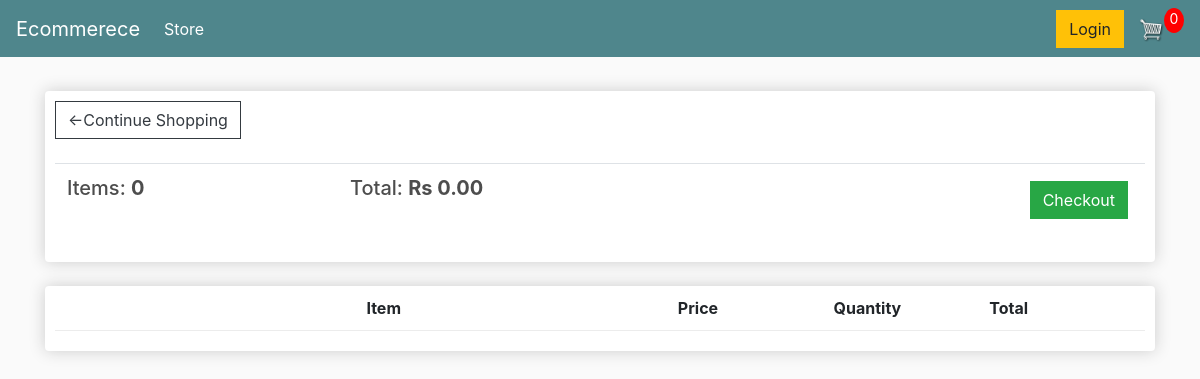
/cart/ (signed in), run on an earlier commit of the app's database.
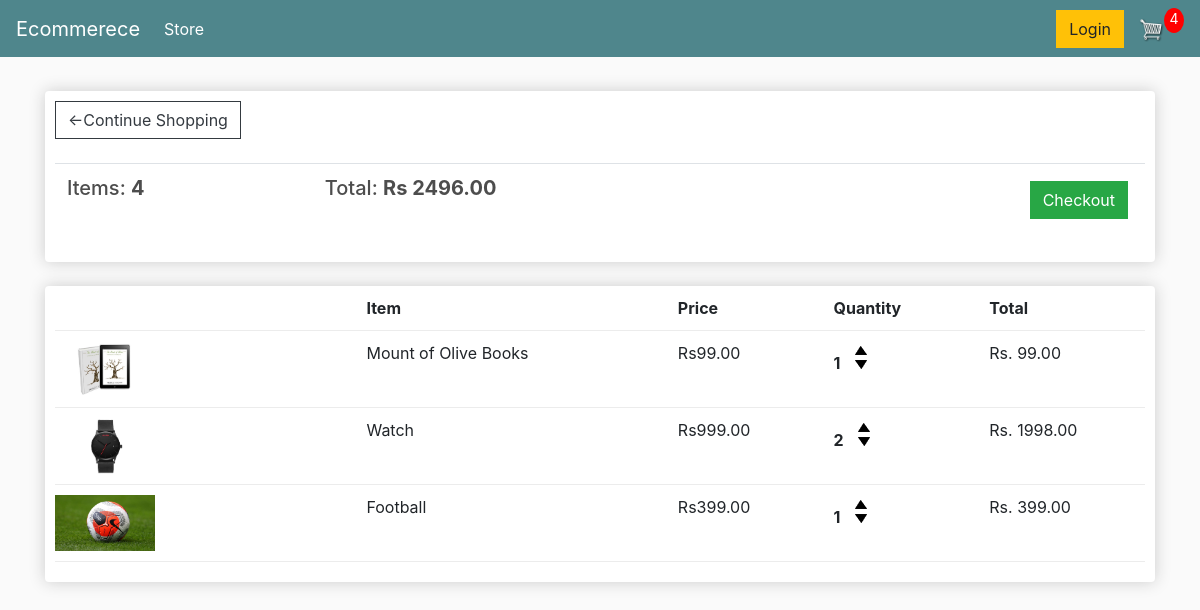
And on a later commit of the database.
### store/models.py (models this page shows, shortened)
class Order(models.Model):
    customer = models.ForeignKey(Customer ,on_delete=models.CASCADE, null=True, blank=True)
    date_ordered = models.DateTimeField(auto_now_add=True)
    complete = models.BooleanField(default = False, null=True, blank=True)
    transaction_id = models.CharField(max_length = 200, null = True)
    @property
    def cart_items(self):
        orderitems = self.orderitem_set.all()
        total = sum(item.quantity for item in orderitems)
        return total
    @property
    def cart_total(self):
        orderitems = self.orderitem_set.all()
        total = sum(item.get_total for item in orderitems)
        return total

class OrderItem(models.Model):
    product = models.ForeignKey(Product ,on_delete=models.SET_NULL, null=True, blank=True)
    order = models.ForeignKey(Order ,on_delete=models.SET_NULL, null=True, blank=True)
    quantity = models.IntegerField(default = 0, null=True, blank=True)
    date_added = models.DateTimeField(auto_now_add=True,null=True, blank=True)
    @property
    def get_total(self):
        total = self.quantity * self.product.price
        return total

class Product(models.Model):
    name = models.CharField(max_length = 200, null = True)
    price = models.DecimalField(max_digits=10,decimal_places=2)
    digital = models.BooleanField(default = False, null=True, blank=True)
    image = models.ImageField(null = True, blank= True)
    @property
    def image_url(self):
        try:
            url = self.image.url
        except:
            url = ''
        return url

### store/views.py (the view)
# urls.py: path('cart/', views.cart, name="cart"),
def cart(request):
    data = cookie_data(request)
    items = data['items']
    order = data['order']
    cart_items = data['cart_items']
    context = {'items':items,'order':order,'cart_items':cart_items}
    return render(request,"store/cart.html",context)

### store/utils.py (called while the page is built)
def cookie_data(request):
    if request.user.is_authenticated:
        customer = request.user.customer
        order, created = Order.objects.get_or_create(customer = customer,complete = False)
        items = order.orderitem_set.all()
        cart_items = order.cart_items
    else:
        cookie_data = cookie_cart(request)
        items = cookie_data['items']
        order = cookie_data['order']
        cart_items = cookie_data['cart_items']
    return {'items':items,'order':order,'cart_items':cart_items}

### store/templates/store/cart.html (shortened to what this page needs)
{% extends 'store/main.html' %}
{% load static %}
{% block content %}
    <div class="row">
        <div class="col-lg-12">
            <div class="box-element">
                <a class="btn btn-outline-dark" href='{% url "store" %}'>&#x2190;Continue Shopping</a>
                <br><br>
                <table class="table">
                    <tr>
                        <th><h5>Items: <strong>{{order.cart_items}}</strong></h5></th>
                        <th><h5>Total: <strong>Rs {{order.cart_total|floatformat:2}}</strong></h5></th>
                        <th>
                            <a style="float: right; margin: 5px;" class="btn btn-success" href='{% url "checkout" %}'>Checkout</a>
                        </th>
                    </tr>
                </table>
            </div>
            <br>
            <div class="box-element">
                <div class="cart-row">
					<div style="flex:2"></div>
					<div style="flex:2"><strong>Item</strong></div>
					<div style="flex:1"><strong>Price</strong></div>
					<div style="flex:1"><strong>Quantity</strong></div>
					<div style="flex:1"><strong>Total</strong></div>
				</div>
                {% for item in items %}
                <div class="cart-row">
                    <div style="flex:2"><img class="row-image" src="{{item.product.image_url}}"></div>
                    <div style="flex:2"><p>{{item.product.name}}</p></div>
                    <div style="flex:1"><p>Rs{{item.product.price}}</p></div>
                    <div style="flex:1">
                        <p class="quantity">{{item.quantity}}</p>
                        <div class="quantity">
                            <img data-product={{item.product.id}} data-action="add" class="chg-quantity update-cart" src="{% static  'images/arrow-up.png' %}">
                            <img data-product={{item.product.id}} data-action="remove" class="chg-quantity update-cart" src="{% static  'images/arrow-down.png' %}">
                        </div>
                    </div>
                    <div style="flex:1"><p>Rs. {{item.get_total}}</p></div>
                </div>
                {% endfor %}
            </div>
        </div>
    </div>
{% endblock content%}

### store/templates/store/main.html (shortened to what this page needs)
<!DOCTYPE html>
{% load static %}
<html>
    <head>
        <link rel="stylesheet" href="https://stackpath.bootstrapcdn.com/bootstrap/4.4.1/css/bootstrap.min.css">
        <link rel="stylesheet" type="text/css" href="{% static 'css/main.css' %}">
    </head>
     <body>
        {%  include 'store/navbar.html' %}
    <div class="container">
        <br>
        {% block content %}
        {% endblock content %}
    </div>
    </body>
</html>

### store/templates/store/navbar.html (shortened to what this page needs)
{% load static %}
    <nav class="navbar navbar-expand-lg navbar-dark bg-dark">
	  <a class="navbar-brand" href="{% url 'store' %}">Ecommerece</a>
	  <div class="collapse navbar-collapse" id="navbarSupportedContent">
	    <ul class="navbar-nav mr-auto">
	      <li class="nav-item active">
	        <a class="nav-link" href="{% url 'store' %}">Store </a>
	      </li>
	    </ul>
	    <div class="form-inline my-2 my-lg-0">
	     	<a href="#"class="btn btn-warning">Login</a>
	     	<a href="{% url 'cart' %}">
	    		<img  id="cart-icon" src="{% static 'images/cart.png' %}">
	    	</a>
	    	<p id="cart-total">{{cart_items}}</p>
	    </div>
	  </div>
	</nav>

### static/css/main.css (style rules this page uses)
body { background-color: hsl(0, 0%, 98%); }
h1,h2,h3,h4,h5,h6 { color:hsl(0, 0%, 30%); }
.box-element { box-shadow:hsl(0, 0%, 80%) 0 0 16px; background-color: #fff; border-radius: 4px; padding: 10px; }
.bg-dark { background-color: #4f868c!important; }
#cart-icon { width:25px; display: inline-block; margin-left: 15px; }
#cart-total { display: block; text-align: center; color:#fff; background-color: red; width: 20px; height: 25px; border-radius: 50%; font-size: 14px; }
.col-lg-4, .col-lg-6, .col-lg-8, .col-lg-12 { margin-top: 10px; }
.btn { border-radius: 0; }
.row-image { width: 100px; }
.cart-row { display: flex; align-items: flex-stretch; padding-bottom: 10px; margin-bottom: 10px; border-bottom: 1px solid #ececec; }
.quantity { display: inline-block; font-weight: 700; padding-right:10px; }
.chg-quantity { width: 12px; cursor: pointer; display: block; margin-top: 5px; transition:.1s; }

What changed in the data, as far as the page shows it:
computed for Order: cart_items "0" → "4"; cart_total "0.00" → "2496.00"
added OrderItem: product.image_url (picture), product.name "Mount of Olive Books", product.price "99.00", quantity "1", get_total "99.00"
added OrderItem: product.image_url (picture), product.name "Watch", product.price "999.00", quantity "2", get_total "1998.00"
added OrderItem: product.image_url (picture), product.name "Football", product.price "399.00", quantity "1", get_total "399.00"
Also different on the page:
{{ cart_items }}: "0" → "4"
